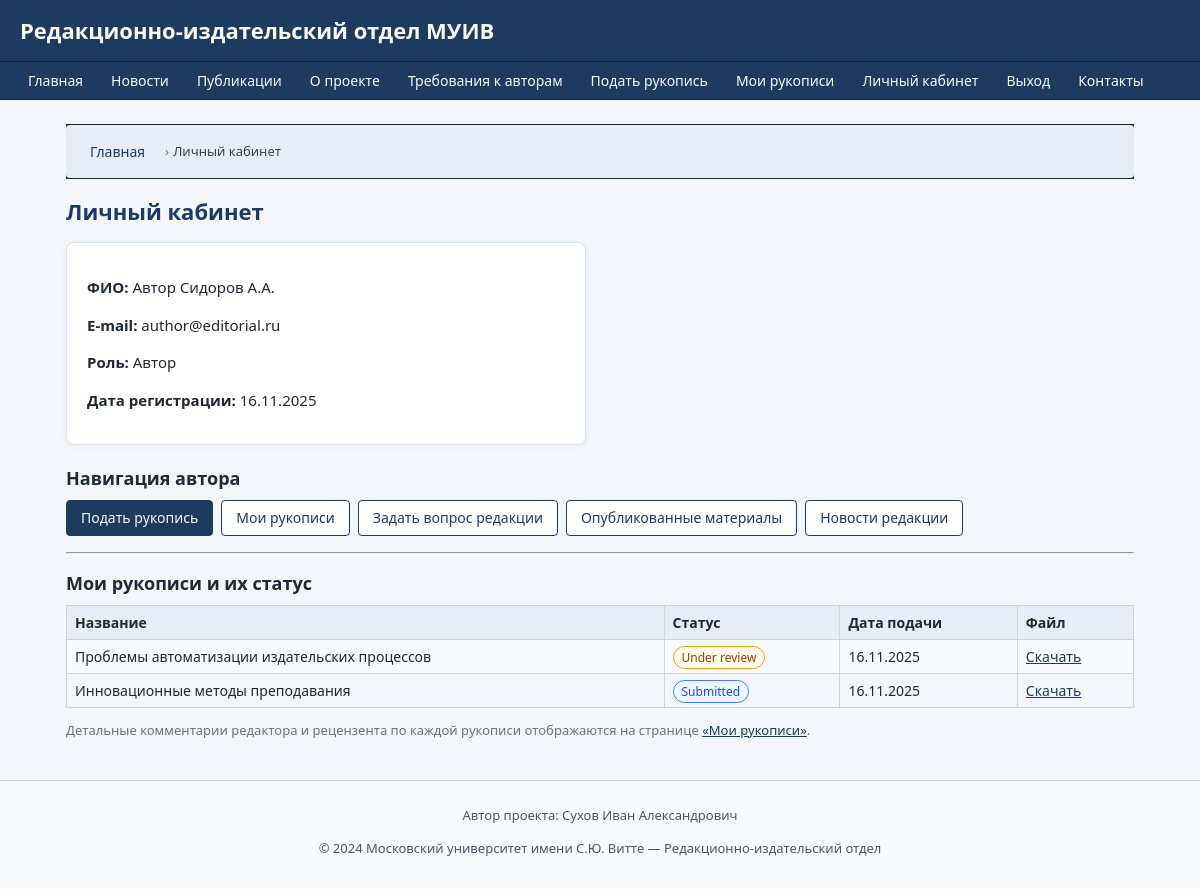
/lk (signed in), run on the app's committed database.
### models.py (models this page shows)
class User(db.Model):
    __tablename__ = 'users'
    id = db.Column(db.Integer, primary_key=True)
    full_name = db.Column(db.String(128), nullable=False)
    email = db.Column(db.String(128), unique=True, nullable=False)
    password_hash = db.Column(db.String(128), nullable=False)
    role = db.Column(db.String(32), nullable=False)  # author, staff, reviewer, admin
    registered_at = db.Column(db.DateTime, default=datetime.utcnow)
    is_blocked = db.Column(db.Boolean, default=False)
    manuscripts = db.relationship('Manuscript', backref='author', lazy=True)
    reviews_made = db.relationship('Review', foreign_keys='Review.reviewer_id',
                                   backref='reviewer_user', lazy=True)
    messages_sent = db.relationship('Message', backref='sender', lazy=True)
    history_entries = db.relationship('ManuscriptHistory',
                                      backref='actor',
                                      lazy=True,
                                      foreign_keys='ManuscriptHistory.actor_id')

class Manuscript(db.Model):
    __tablename__ = 'manuscripts'
    id = db.Column(db.Integer, primary_key=True)
    title = db.Column(db.String(256), nullable=False)
    description = db.Column(db.Text)
    file_path = db.Column(db.String(256), nullable=False)
    status = db.Column(db.String(32), nullable=False, default='submitted')
    created_at = db.Column(db.DateTime, default=datetime.utcnow)
    updated_at = db.Column(db.DateTime, default=datetime.utcnow, onupdate=datetime.utcnow)
    author_id = db.Column(db.Integer, db.ForeignKey('users.id'), nullable=False)
    publication_id = db.Column(db.Integer, db.ForeignKey('publications.id'), nullable=True)
    reviews = db.relationship('Review', backref='manuscript', lazy=True)
    history = db.relationship('ManuscriptHistory',
                              backref='manuscript',
                              lazy=True,
                              order_by='ManuscriptHistory.created_at')

### routes.py (the view, shortened to what this page needs)
@routes.route('/lk')
@login_required()
def lk():
    user = current_user()
    author_manuscripts = []
    reviewer_reviews = []
    staff_manuscripts = []
    admin_stats = {}
    if user.role == 'author':
        author_manuscripts = Manuscript.query.filter_by(author_id=user.id).order_by(Manuscript.created_at.desc()).all()
    elif user.role == 'reviewer':
        reviewer_reviews = Review.query.filter_by(reviewer_id=user.id).order_by(Review.created_at.desc()).all()
    elif user.role == 'staff':
        staff_manuscripts = Manuscript.query.order_by(Manuscript.created_at.desc()).limit(20).all()
    return render_template(
        'auth/profile.html',  # здесь будет универсальный ЛК
        user=user,
        author_manuscripts=author_manuscripts,
        reviewer_reviews=reviewer_reviews,
        staff_manuscripts=staff_manuscripts,
        admin_stats=admin_stats,
        breadcrumbs=[
            ("Главная", url_for('routes.index')),
            ("Личный кабинет", None)
        ]
    )

### routes.py (called while the page is built)
def current_user():
    uid = session.get('user_id')
    if uid:
        return User.query.get(uid)
    return None

def login_required(role=None):
    def wrapper(f):
        from functools import wraps
        @wraps(f)
        def decorated_function(*args, **kwargs):
            user = current_user()
            if not user:
                flash("Для доступа требуется вход.", "warning")
                return redirect(url_for('routes.login'))
            if role and user.role != role:
                flash("Недостаточно прав.", "danger")
                return redirect(url_for('routes.index'))
            return f(*args, **kwargs)
        return decorated_function
    return wrapper

### templates/auth/profile.html (shortened to what this page needs)
{% extends "base.html" %}
{% block content %}
<h2>Личный кабинет</h2>
<div class="card" style="max-width: 520px; margin-bottom: 20px;">
    <p><b>ФИО:</b> {{ user.full_name }}</p>
    <p><b>E-mail:</b> {{ user.email }}</p>
    <p><b>Роль:</b>
        {% if user.role == 'author' %}
            Автор
        {% elif user.role == 'staff' %}
            Редактор
        {% elif user.role == 'reviewer' %}
            Рецензент
        {% elif user.role == 'admin' %}
            Администратор
        {% else %}
            {{ user.role }}
        {% endif %}
    </p>
    <p><b>Дата регистрации:</b> {{ user.registered_at.strftime('%d.%m.%Y') if user.registered_at else '' }}</p>
</div>
{% if user.role == 'author' %}
    <h3>Навигация автора</h3>
    <div class="lk-actions-grid">
        <a class="btn btn-primary" href="{{ url_for('routes.submit_manuscript') }}">Подать рукопись</a>
        <a class="btn btn-outline" href="{{ url_for('routes.manuscript_status') }}">Мои рукописи</a>
        <a class="btn btn-outline" href="{{ url_for('routes.contact') }}">Задать вопрос редакции</a>
        <a class="btn btn-outline" href="{{ url_for('routes.publications') }}">Опубликованные материалы</a>
        <a class="btn btn-outline" href="{{ url_for('routes.news') }}">Новости редакции</a>
    </div>
    <hr>
    <h3>Мои рукописи и их статус</h3>
    {% if author_manuscripts %}
        <table class="table-striped">
            <tr>
                <th>Название</th>
                <th>Статус</th>
                <th>Дата подачи</th>
                <th>Файл</th>
            </tr>
            {% for m in author_manuscripts %}
            <tr>
                <td>{{ m.title }}</td>
                <td>
                    <span class="manuscript-status status-{{ m.status }}">
                        {{ m.status|replace('_', ' ')|capitalize }}
                    </span>
                </td>
                <td>{{ m.created_at.strftime('%d.%m.%Y') if m.created_at else '' }}</td>
                <td>
                    <a href="{{ url_for('routes.media', filename=m.file_path[6:] if m.file_path.startswith('media/') else m.file_path) }}"
                       target="_blank">Скачать</a>
                </td>
            </tr>
            {% endfor %}
        </table>
        <p class="hint">
            Детальные комментарии редактора и рецензента по каждой рукописи отображаются на странице
            <a href="{{ url_for('routes.manuscript_status') }}">«Мои рукописи»</a>.
        </p>
    {% else %}
        <p>У вас пока нет поданных рукописей. Вы можете <a href="{{ url_for('routes.submit_manuscript') }}">отправить первую рукопись</a>.</p>
    {% endif %}
{% endif %}
{% endblock %}

### static/css/main.css (style rules this page uses)
* { box-sizing: border-box; }
html, body { margin: 0; padding: 0; }
body { font-family: system-ui, -apple-system, BlinkMacSystemFont, "Segoe UI", sans-serif; font-size: 15px; line-height: 1.5; background: #f3f6fb; color: #1f2933; }
.card { background: #ffffff; border: 1px solid #d7e2f2; border-radius: 8px; padding: 18px 20px; box-shadow: 0 1px 6px rgba(15, 23, 42, 0.06); margin-bottom: 18px; }
.btn { display: inline-block; padding: 7px 14px; font-size: 14px; line-height: 1.4; border-radius: 4px; border: 1px solid transparent; cursor: pointer; text-decoration: none; text-align: center; white-space: nowrap; transition: background 0.15s ease, color 0.15s ease, border-color 0.15s ease, transform 0.08s ease; }
.btn-primary { background: #1e3a5f; color: #f9fafb; border-color: #1e3a5f; }
.btn-outline { background: #ffffff; color: #1e3a5f; border-color: #1e3a5f; }
table { border-collapse: collapse; width: 100%; }
.table-striped th, .table-striped td { border: 1px solid #d1d5db; padding: 6px 8px; font-size: 14px; }
.table-striped th { background: #e5edf8; text-align: left; }
.table-striped tr:nth-child(even) td { background: #f9fafb; }
.manuscript-status { padding: 2px 8px; border-radius: 999px; font-size: 12px; border: 1px solid #d1d5db; background: #f3f4f6; white-space: nowrap; }
.status-submitted { border-color: #3b82f6; background: #eff6ff; color: #1d4ed8; }
.status-under_review { border-color: #f59e0b; background: #fffbeb; color: #92400e; }
.lk-actions-grid { display: flex; flex-wrap: wrap; gap: 8px; margin-bottom: 16px; }

### static/css/custom.css (style rules this page uses)
h2 { margin-top: 0; margin-bottom: 14px; font-size: 22px; color: #1e3a5f; }
h3 { margin-top: 16px; margin-bottom: 8px; font-size: 18px; color: #1f2937; }
.hint { font-size: 13px; color: #6b7280; }
a { color: #1e3a5f; }

### data on the page
User: full_name "Автор Сидоров А.А.", email "author@editorial.ru", registered_at "16.11.2025"
Manuscript: title "Проблемы автоматизации издательских процессов", status "Under review", created_at "16.11.2025"
Manuscript: title "Инновационные методы преподавания", status "Submitted", created_at "16.11.2025"

### other printed values
{{ title }} "Главная"
{{ title }} "Личный кабинет"
